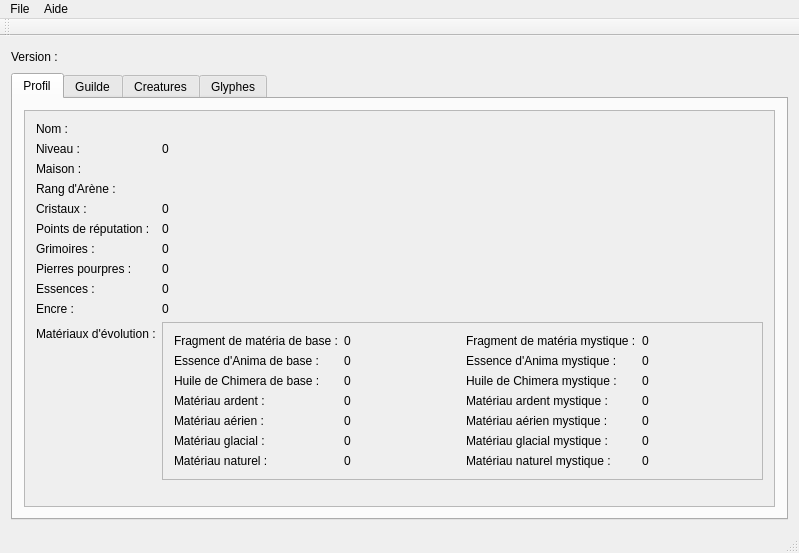
<?xml version="1.0" encoding="UTF-8"?>
<ui version="4.0">
 <class>MMEGOptimizer_wdg</class>
 <widget class="QMainWindow" name="MMEGOptimizer_wdg">
  <property name="geometry">
   <rect>
    <x>0</x>
    <y>0</y>
    <width>799</width>
    <height>553</height>
   </rect>
  </property>
  <property name="windowTitle">
   <string>MMEG Optimizer</string>
  </property>
  <widget class="QWidget" name="centralWidget">
   <layout class="QVBoxLayout" name="verticalLayout">
    <item>
     <layout class="QHBoxLayout" name="horizontalLayout">
      <item>
       <widget class="QLabel" name="m_versionLabel">
        <property name="text">
         <string>Version :</string>
        </property>
       </widget>
      </item>
      <item>
       <widget class="QLabel" name="m_versionValue">
        <property name="text">
         <string/>
        </property>
       </widget>
      </item>
      <item>
       <spacer name="horizontalSpacer">
        <property name="orientation">
         <enum>Qt::Horizontal</enum>
        </property>
        <property name="sizeHint" stdset="0">
         <size>
          <width>40</width>
          <height>20</height>
         </size>
        </property>
       </spacer>
      </item>
     </layout>
    </item>
    <item>
     <widget class="QTabWidget" name="m_tabWidget">
      <property name="currentIndex">
       <number>0</number>
      </property>
      <widget class="QWidget" name="m_profileTab">
       <attribute name="title">
        <string>Profil</string>
       </attribute>
       <layout class="QVBoxLayout" name="verticalLayout_2">
        <item>
         <widget class="QScrollArea" name="m_profileContentArea">
          <property name="widgetResizable">
           <bool>true</bool>
          </property>
          <widget class="QWidget" name="m_profileContentWidget">
           <property name="geometry">
            <rect>
             <x>0</x>
             <y>0</y>
             <width>757</width>
             <height>401</height>
            </rect>
           </property>
           <layout class="QFormLayout" name="formLayout_3">
            <item row="0" column="0">
             <widget class="QLabel" name="m_nameLabel">
              <property name="text">
               <string>Nom :</string>
              </property>
             </widget>
            </item>
            <item row="0" column="1">
             <widget class="QLabel" name="m_nameValue">
              <property name="text">
               <string/>
              </property>
             </widget>
            </item>
            <item row="1" column="0">
             <widget class="QLabel" name="m_levelLabel">
              <property name="text">
               <string>Niveau :</string>
              </property>
             </widget>
            </item>
            <item row="1" column="1">
             <widget class="QLabel" name="m_levelValue">
              <property name="text">
               <string>0</string>
              </property>
             </widget>
            </item>
            <item row="2" column="0">
             <widget class="QLabel" name="m_houseLabel">
              <property name="text">
               <string>Maison :</string>
              </property>
             </widget>
            </item>
            <item row="2" column="1">
             <widget class="QLabel" name="m_houseValue">
              <property name="text">
               <string/>
              </property>
             </widget>
            </item>
            <item row="3" column="0">
             <widget class="QLabel" name="m_arenaRankLabel">
              <property name="text">
               <string>Rang d'Arène :</string>
              </property>
             </widget>
            </item>
            <item row="3" column="1">
             <widget class="QLabel" name="m_arenaRankValue">
              <property name="text">
               <string/>
              </property>
             </widget>
            </item>
            <item row="4" column="0">
             <widget class="QLabel" name="m_crystalsLabel">
              <property name="text">
               <string>Cristaux :</string>
              </property>
             </widget>
            </item>
            <item row="4" column="1">
             <widget class="QLabel" name="m_crystalsValue">
              <property name="text">
               <string>0</string>
              </property>
             </widget>
            </item>
            <item row="5" column="0">
             <widget class="QLabel" name="m_reputationPointsLabel">
              <property name="text">
               <string>Points de réputation :</string>
              </property>
             </widget>
            </item>
            <item row="5" column="1">
             <widget class="QLabel" name="m_reputationPointsValue">
              <property name="text">
               <string>0</string>
              </property>
             </widget>
            </item>
            <item row="6" column="0">
             <widget class="QLabel" name="m_booksLabel">
              <property name="text">
               <string>Grimoires :</string>
              </property>
             </widget>
            </item>
            <item row="6" column="1">
             <widget class="QLabel" name="m_booksValue">
              <property name="text">
               <string>0</string>
              </property>
             </widget>
            </item>
            <item row="7" column="0">
             <widget class="QLabel" name="m_crimsonStonesLabel">
              <property name="text">
               <string>Pierres pourpres :</string>
              </property>
             </widget>
            </item>
            <item row="7" column="1">
             <widget class="QLabel" name="m_crimsonStonesValue">
              <property name="text">
               <string>0</string>
              </property>
             </widget>
            </item>
            <item row="8" column="0">
             <widget class="QLabel" name="m_essenceLabel">
              <property name="text">
               <string>Essences :</string>
              </property>
             </widget>
            </item>
            <item row="8" column="1">
             <widget class="QLabel" name="m_essenceValue">
              <property name="text">
               <string>0</string>
              </property>
             </widget>
            </item>
            <item row="9" column="0">
             <widget class="QLabel" name="m_inkLabel">
              <property name="text">
               <string>Encre :</string>
              </property>
             </widget>
            </item>
            <item row="9" column="1">
             <widget class="QLabel" name="m_inkValue">
              <property name="text">
               <string>0</string>
              </property>
             </widget>
            </item>
            <item row="10" column="0">
             <widget class="QLabel" name="m_evolutionMaterialsLabel">
              <property name="text">
               <string>Matériaux d'évolution :</string>
              </property>
             </widget>
            </item>
            <item row="10" column="1">
             <widget class="QFrame" name="m_evolutionMaterialsValue">
              <property name="frameShape">
               <enum>QFrame::StyledPanel</enum>
              </property>
              <property name="frameShadow">
               <enum>QFrame::Raised</enum>
              </property>
              <layout class="QHBoxLayout" name="horizontalLayout_2">
               <item>
                <layout class="QFormLayout" name="formLayout">
                 <item row="0" column="0">
                  <widget class="QLabel" name="m_coreMateriaFragmentLabel">
                   <property name="text">
                    <string>Fragment de matéria de base :</string>
                   </property>
                  </widget>
                 </item>
                 <item row="0" column="1">
                  <widget class="QLabel" name="m_coreMateriaFragmentValue">
                   <property name="text">
                    <string>0</string>
                   </property>
                  </widget>
                 </item>
                 <item row="1" column="0">
                  <widget class="QLabel" name="m_coreAnimaEssenceLabel">
                   <property name="text">
                    <string>Essence d'Anima de base :</string>
                   </property>
                  </widget>
                 </item>
                 <item row="1" column="1">
                  <widget class="QLabel" name="m_coreAnimaEssenceValue">
                   <property name="text">
                    <string>0</string>
                   </property>
                  </widget>
                 </item>
                 <item row="2" column="0">
                  <widget class="QLabel" name="m_coreChimeraOilLabel">
                   <property name="text">
                    <string>Huile de Chimera de base :</string>
                   </property>
                  </widget>
                 </item>
                 <item row="2" column="1">
                  <widget class="QLabel" name="m_coreChimeraOilValue">
                   <property name="text">
                    <string>0</string>
                   </property>
                  </widget>
                 </item>
                 <item row="3" column="0">
                  <widget class="QLabel" name="m_fieryMaterialLabel">
                   <property name="text">
                    <string>Matériau ardent :</string>
                   </property>
                  </widget>
                 </item>
                 <item row="3" column="1">
                  <widget class="QLabel" name="m_fieryMaterialValue">
                   <property name="text">
                    <string>0</string>
                   </property>
                  </widget>
                 </item>
                 <item row="4" column="0">
                  <widget class="QLabel" name="m_aerialMaterialLabel">
                   <property name="text">
                    <string>Matériau aérien :</string>
                   </property>
                  </widget>
                 </item>
                 <item row="4" column="1">
                  <widget class="QLabel" name="m_aerialMaterialValue">
                   <property name="text">
                    <string>0</string>
                   </property>
                  </widget>
                 </item>
                 <item row="5" column="0">
                  <widget class="QLabel" name="m_glacialMaterialLabel">
                   <property name="text">
                    <string>Matériau glacial :</string>
                   </property>
                  </widget>
                 </item>
                 <item row="5" column="1">
                  <widget class="QLabel" name="m_glacialMaterialValue">
                   <property name="text">
                    <string>0</string>
                   </property>
                  </widget>
                 </item>
                 <item row="6" column="0">
                  <widget class="QLabel" name="m_naturalMaterialLabel">
                   <property name="text">
                    <string>Matériau naturel :</string>
                   </property>
                  </widget>
                 </item>
                 <item row="6" column="1">
                  <widget class="QLabel" name="m_naturalMaterialValue">
                   <property name="text">
                    <string>0</string>
                   </property>
                  </widget>
                 </item>
                </layout>
               </item>
               <item>
                <layout class="QFormLayout" name="formLayout_2">
                 <item row="0" column="0">
                  <widget class="QLabel" name="m_aracaneMateriaFragmentLabel">
                   <property name="text">
                    <string>Fragment de matéria mystique :</string>
                   </property>
                  </widget>
                 </item>
                 <item row="0" column="1">
                  <widget class="QLabel" name="m_aracaneMateriaFragmentValue">
                   <property name="text">
                    <string>0</string>
                   </property>
                  </widget>
                 </item>
                 <item row="1" column="0">
                  <widget class="QLabel" name="m_arcaneAnimaEssenceLabel">
                   <property name="text">
                    <string>Essence d'Anima mystique :</string>
                   </property>
                  </widget>
                 </item>
                 <item row="1" column="1">
                  <widget class="QLabel" name="m_arcaneAnimaEssenceValue">
                   <property name="text">
                    <string>0</string>
                   </property>
                  </widget>
                 </item>
                 <item row="2" column="0">
                  <widget class="QLabel" name="m_arcaneChimeraOilLabel">
                   <property name="text">
                    <string>Huile de Chimera mystique :</string>
                   </property>
                  </widget>
                 </item>
                 <item row="2" column="1">
                  <widget class="QLabel" name="m_arcaneChimeraOilValue">
                   <property name="text">
                    <string>0</string>
                   </property>
                  </widget>
                 </item>
                 <item row="3" column="0">
                  <widget class="QLabel" name="m_arcaneFieryMaterialLabel">
                   <property name="text">
                    <string>Matériau ardent mystique :</string>
                   </property>
                  </widget>
                 </item>
                 <item row="3" column="1">
                  <widget class="QLabel" name="m_arcaneFieryMaterialValue">
                   <property name="text">
                    <string>0</string>
                   </property>
                  </widget>
                 </item>
                 <item row="4" column="0">
                  <widget class="QLabel" name="m_arcaneAerialMaterialLabel">
                   <property name="text">
                    <string>Matériau aérien mystique :</string>
                   </property>
                  </widget>
                 </item>
                 <item row="4" column="1">
                  <widget class="QLabel" name="m_arcaneAerialMaterialValue">
                   <property name="text">
                    <string>0</string>
                   </property>
                  </widget>
                 </item>
                 <item row="5" column="0">
                  <widget class="QLabel" name="m_arcaneGlacialMaterialLabel">
                   <property name="text">
                    <string>Matériau glacial mystique :</string>
                   </property>
                  </widget>
                 </item>
                 <item row="5" column="1">
                  <widget class="QLabel" name="m_arcaneGlacialMaterialValue">
                   <property name="text">
                    <string>0</string>
                   </property>
                  </widget>
                 </item>
                 <item row="6" column="0">
                  <widget class="QLabel" name="m_arcaneNaturalMaterialLabel">
                   <property name="text">
                    <string>Matériau naturel mystique :</string>
                   </property>
                  </widget>
                 </item>
                 <item row="6" column="1">
                  <widget class="QLabel" name="m_arcaneNaturalMaterialValue">
                   <property name="text">
                    <string>0</string>
                   </property>
                  </widget>
                 </item>
                </layout>
               </item>
              </layout>
             </widget>
            </item>
           </layout>
          </widget>
         </widget>
        </item>
       </layout>
      </widget>
      <widget class="QWidget" name="m_guildTab">
       <attribute name="title">
        <string>Guilde</string>
       </attribute>
      </widget>
      <widget class="QWidget" name="m_creaturesTab">
       <attribute name="title">
        <string>Creatures</string>
       </attribute>
      </widget>
      <widget class="QWidget" name="m_runesTab">
       <attribute name="title">
        <string>Glyphes</string>
       </attribute>
      </widget>
     </widget>
    </item>
   </layout>
  </widget>
  <widget class="QMenuBar" name="menuBar">
   <property name="geometry">
    <rect>
     <x>0</x>
     <y>0</y>
     <width>799</width>
     <height>20</height>
    </rect>
   </property>
   <widget class="QMenu" name="menuFile">
    <property name="title">
     <string>File</string>
    </property>
    <addaction name="actionImport"/>
    <addaction name="actionQuitter"/>
   </widget>
   <widget class="QMenu" name="menuAide">
    <property name="title">
     <string>Aide</string>
    </property>
    <addaction name="actionA_propos"/>
   </widget>
   <addaction name="menuFile"/>
   <addaction name="menuAide"/>
  </widget>
  <widget class="QToolBar" name="mainToolBar">
   <attribute name="toolBarArea">
    <enum>TopToolBarArea</enum>
   </attribute>
   <attribute name="toolBarBreak">
    <bool>false</bool>
   </attribute>
  </widget>
  <widget class="QStatusBar" name="statusBar"/>
  <action name="actionImport">
   <property name="text">
    <string>Importer</string>
   </property>
  </action>
  <action name="actionQuitter">
   <property name="text">
    <string>Quitter</string>
   </property>
  </action>
  <action name="actionA_propos">
   <property name="text">
    <string>A propos</string>
   </property>
  </action>
 </widget>
 <layoutdefault spacing="6" margin="11"/>
 <resources/>
 <connections/>
</ui>
